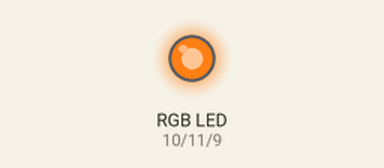
Recording of a sketch running on a simulated Arduino Uno, built with avr-gcc and run on an emulated ATmega328P. Shown: an RGB LED mixed from three pins (HIGH = lit).

Above: at 0.05 s.
At 1.95 s:
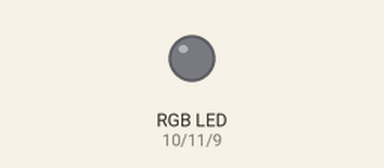
Timing chart, 0 to 4.6 s (numbered marks = the images above):
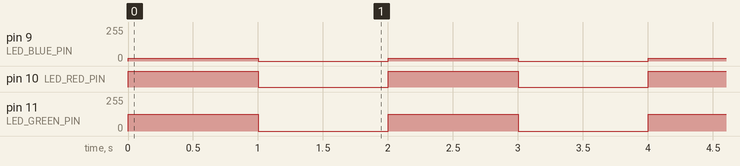

Measured:
- by itself, pin 9 (LED_BLUE_PIN): alternates 20/255 for 1.0 s and 0/255 for 1.0 s
- by itself, pin 10 (LED_RED_PIN): alternates HIGH for 1.0 s and LOW for 1.0 s
- by itself, pin 11 (LED_GREEN_PIN): alternates 127/255 for 1.0 s and 0/255 for 1.0 s

The sketch:

LED_RGB.ino
```cpp
const int LED_BLUE_PIN  = 9;
const int LED_RED_PIN   = 10;
const int LED_GREEN_PIN = 11;
const int DELAY         = 1000;

void setup() {
  Serial.begin(9600);
  pinMode(LED_RED_PIN, OUTPUT);
  pinMode(LED_GREEN_PIN, OUTPUT);
  pinMode(LED_BLUE_PIN, OUTPUT);
}

void loop() {
  //顯示紅色
  analogWrite(LED_RED_PIN, 255);
  analogWrite(LED_GREEN_PIN, 127);
  analogWrite(LED_BLUE_PIN, 20);
  delay(DELAY);


  analogWrite(LED_RED_PIN, 0);
  analogWrite(LED_GREEN_PIN, 0);
  analogWrite(LED_BLUE_PIN, 0);
  delay(DELAY);
}
```
